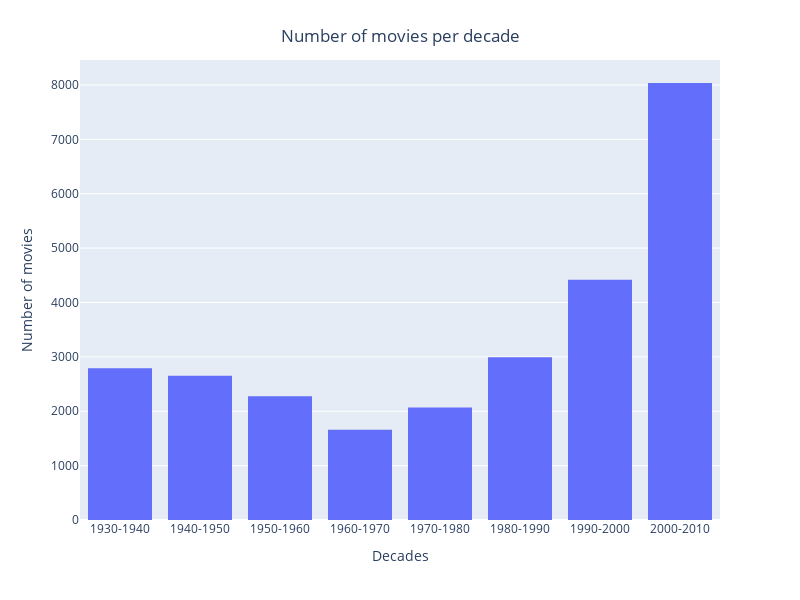

This figure's notebook cell:
### Markdown cell above
### By decade

### Code cell
#Import dataframe
df = pd.read_csv('df_movie_usa.csv')

#Years od decades
years = ['1930','1940','1950','1960','1970','1980','1990','2000','2010']


#Initialisation of the decade dictionnary
dic_movie_decades = dict.fromkeys(decades)
for ctr in range(len(years)-1):
    decade_str = years[ctr]+'-'+years[ctr+1]
    dic_movie_decades[decade_str] = {'dataframe' : df[ (df.Movie_date > years[ctr]) & (df.Movie_date < years[ctr+1])] ,
                                   'occurences': len(df[ (df.Movie_date > years[ctr]) & (df.Movie_date < years[ctr+1])] )}

#Plot
plot4 = px.histogram(x = decades, y = data, labels={'x':'Decades', 'y':'Number of movies'}, width=800, height=600)
title4 = {'text': "Number of movies per decade", 'y':0.95, 'x':0.5, 'xanchor': 'center', 'yanchor': 'top'}
plot4.for_each_yaxis(lambda a: a.update(title_text=a.title.text.replace("sum of", "")))
plot4.update_layout(title=title4)

### Figure 1 — Plotly figure (JSON) as saved in the notebook; plotly's stock layout.template omitted (floating-point values rounded to 4 significant figures)
{"data": [{"alignmentgroup": "True", "bingroup": "x", "histfunc": "sum", "hovertemplate": "Decades=%{x}<br>sum of Number of movies=%{y}<extra></extra>", "legendgroup": "", "marker": {"color": "#636efa", "pattern": {"shape": ""}}, "name": "", "offsetgroup": "", "orientation": "v", "showlegend": false, "type": "histogram", "x": ["1930-1940", "1940-1950", "1950-1960", "1960-1970", "1970-1980", "1980-1990", "1990-2000", "2000-2010"], "xaxis": "x", "y": [2790, 2654, 2278, 1661, 2069, 2993, 4420, 8037], "yaxis": "y"}], "layout": {"barmode": "relative", "height": 600, "legend": {"tracegroupgap": 0}, "margin": {"t": 60}, "title": {"text": "Number of movies per decade", "x": 0.5, "xanchor": "center", "y": 0.95, "yanchor": "top"}, "width": 800, "xaxis": {"anchor": "y", "domain": [0, 1], "title": {"text": "Decades"}}, "yaxis": {"anchor": "x", "domain": [0, 1], "title": {"text": " Number of movies"}}}}
